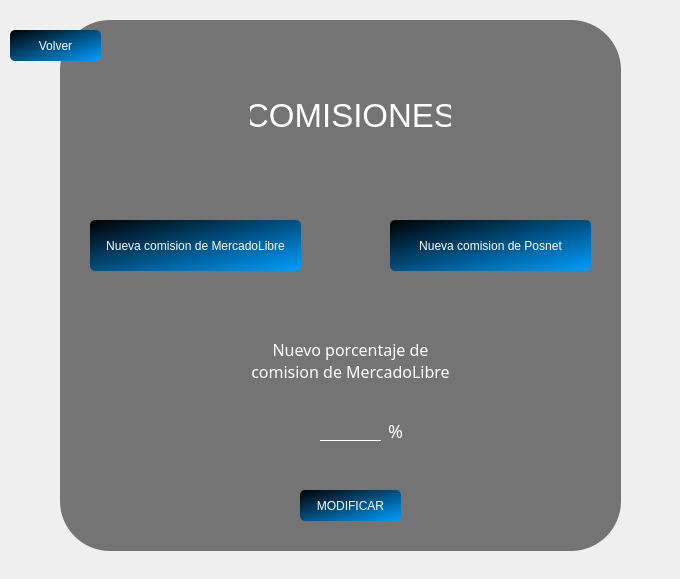
<?xml version="1.0" encoding="UTF-8"?>
<ui version="4.0">
 <class>ModificarComisiones</class>
 <widget class="QWidget" name="ModificarComisiones">
  <property name="geometry">
   <rect>
    <x>0</x>
    <y>0</y>
    <width>680</width>
    <height>579</height>
   </rect>
  </property>
  <property name="minimumSize">
   <size>
    <width>680</width>
    <height>579</height>
   </size>
  </property>
  <property name="maximumSize">
   <size>
    <width>680</width>
    <height>579</height>
   </size>
  </property>
  <property name="windowTitle">
   <string>Form</string>
  </property>
  <property name="styleSheet">
   <string notr="true"/>
  </property>
  <widget class="QWidget" name="widget" native="true">
   <property name="geometry">
    <rect>
     <x>0</x>
     <y>0</y>
     <width>680</width>
     <height>579</height>
    </rect>
   </property>
   <property name="minimumSize">
    <size>
     <width>680</width>
     <height>579</height>
    </size>
   </property>
   <property name="maximumSize">
    <size>
     <width>680</width>
     <height>579</height>
    </size>
   </property>
   <property name="styleSheet">
    <string notr="true">QLabel{
font: 57 12pt &quot;Yu Gothic Medium&quot;;
color: #fff;
background: none;
}
QWidget#widget{
	background-image: url(:/ganancias/ganancias-background.png);
}
QRadioButton{
background: none;
color: white;
}
QPushButton{
background-color: qlineargradient(spread:pad, x1:0, y1:0, x2:1, y2:1, stop:0 rgba(0, 0, 0, 255), stop:1 rgba(0, 158, 255, 255));
color:#fff;
font: 57 10pt &quot;Yu Gothic Medium&quot;;
border-radius: 5px;
}
QPushButton:hover{
	background-color: qlineargradient(spread:pad, x1:0, y1:0, x2:1, y2:1, stop:0 rgba(196, 196, 196, 255), stop:1 rgba(0, 158, 255, 255));
}
QPushButton:pressed{
padding-top:10px;
padding-left:10px;
}
QLineEdit{
background:transparent;
border:none;
border-bottom: 1px solid #fff;
color:#fff;
}</string>
   </property>
   <widget class="QLabel" name="fondo">
    <property name="geometry">
     <rect>
      <x>0</x>
      <y>0</y>
      <width>680</width>
      <height>579</height>
     </rect>
    </property>
    <property name="minimumSize">
     <size>
      <width>680</width>
      <height>579</height>
     </size>
    </property>
    <property name="maximumSize">
     <size>
      <width>680</width>
      <height>579</height>
     </size>
    </property>
    <property name="font">
     <font>
      <family>Yu Gothic Medium</family>
      <pointsize>12</pointsize>
      <weight>7</weight>
      <italic>false</italic>
      <bold>false</bold>
     </font>
    </property>
    <property name="layoutDirection">
     <enum>Qt::LeftToRight</enum>
    </property>
    <property name="styleSheet">
     <string notr="true">background-image: url(:/ganancias/ganancias-background.png);</string>
    </property>
    <property name="text">
     <string/>
    </property>
    <property name="alignment">
     <set>Qt::AlignCenter</set>
    </property>
   </widget>
   <widget class="QLabel" name="fondo2">
    <property name="geometry">
     <rect>
      <x>60</x>
      <y>20</y>
      <width>561</width>
      <height>531</height>
     </rect>
    </property>
    <property name="font">
     <font>
      <family>Yu Gothic Medium</family>
      <pointsize>12</pointsize>
      <weight>7</weight>
      <italic>false</italic>
      <bold>false</bold>
     </font>
    </property>
    <property name="layoutDirection">
     <enum>Qt::LeftToRight</enum>
    </property>
    <property name="styleSheet">
     <string notr="true">border-radius: 50px;
background-color: qlineargradient(spread:pad, x1:0, y1:0, x2:1, y2:0, stop:1 rgba(45, 45, 45, 162));</string>
    </property>
    <property name="text">
     <string/>
    </property>
    <property name="alignment">
     <set>Qt::AlignCenter</set>
    </property>
   </widget>
   <widget class="QLabel" name="label_16">
    <property name="geometry">
     <rect>
      <x>250</x>
      <y>100</y>
      <width>201</width>
      <height>31</height>
     </rect>
    </property>
    <property name="font">
     <font>
      <family>MS Shell Dlg 2</family>
      <pointsize>25</pointsize>
      <weight>50</weight>
      <italic>false</italic>
      <bold>false</bold>
     </font>
    </property>
    <property name="layoutDirection">
     <enum>Qt::LeftToRight</enum>
    </property>
    <property name="styleSheet">
     <string notr="true">font: 25pt &quot;MS Shell Dlg 2&quot;;
color: #fff;
background: none;</string>
    </property>
    <property name="text">
     <string>COMISIONES</string>
    </property>
    <property name="alignment">
     <set>Qt::AlignCenter</set>
    </property>
   </widget>
   <widget class="QPushButton" name="boton_volver">
    <property name="geometry">
     <rect>
      <x>10</x>
      <y>30</y>
      <width>91</width>
      <height>31</height>
     </rect>
    </property>
    <property name="cursor">
     <cursorShape>PointingHandCursor</cursorShape>
    </property>
    <property name="styleSheet">
     <string notr="true"/>
    </property>
    <property name="text">
     <string>Volver</string>
    </property>
   </widget>
   <widget class="QPushButton" name="boton_modificar_comision_mercadolibre">
    <property name="geometry">
     <rect>
      <x>90</x>
      <y>220</y>
      <width>211</width>
      <height>51</height>
     </rect>
    </property>
    <property name="cursor">
     <cursorShape>PointingHandCursor</cursorShape>
    </property>
    <property name="styleSheet">
     <string notr="true"/>
    </property>
    <property name="text">
     <string>Nueva comision de MercadoLibre</string>
    </property>
   </widget>
   <widget class="QPushButton" name="boton_modificar_comision_posnet">
    <property name="geometry">
     <rect>
      <x>390</x>
      <y>220</y>
      <width>201</width>
      <height>51</height>
     </rect>
    </property>
    <property name="cursor">
     <cursorShape>PointingHandCursor</cursorShape>
    </property>
    <property name="styleSheet">
     <string notr="true"/>
    </property>
    <property name="text">
     <string>Nueva comision de Posnet</string>
    </property>
   </widget>
   <widget class="QWidget" name="widget_modificar_comision" native="true">
    <property name="geometry">
     <rect>
      <x>170</x>
      <y>320</y>
      <width>371</width>
      <height>211</height>
     </rect>
    </property>
    <widget class="QLabel" name="label_ingrese_porcentaje">
     <property name="geometry">
      <rect>
       <x>70</x>
       <y>20</y>
       <width>221</width>
       <height>41</height>
      </rect>
     </property>
     <property name="font">
      <font>
       <family>Yu Gothic Medium</family>
       <pointsize>12</pointsize>
       <weight>7</weight>
       <italic>false</italic>
       <bold>false</bold>
      </font>
     </property>
     <property name="layoutDirection">
      <enum>Qt::LeftToRight</enum>
     </property>
     <property name="styleSheet">
      <string notr="true"/>
     </property>
     <property name="text">
      <string>Nuevo porcentaje de comision de MercadoLibre</string>
     </property>
     <property name="alignment">
      <set>Qt::AlignCenter</set>
     </property>
     <property name="wordWrap">
      <bool>true</bool>
     </property>
    </widget>
    <widget class="QLabel" name="label_fecha_final">
     <property name="geometry">
      <rect>
       <x>210</x>
       <y>100</y>
       <width>31</width>
       <height>21</height>
      </rect>
     </property>
     <property name="font">
      <font>
       <family>Yu Gothic Medium</family>
       <pointsize>-1</pointsize>
       <weight>7</weight>
       <italic>false</italic>
       <bold>false</bold>
      </font>
     </property>
     <property name="layoutDirection">
      <enum>Qt::LeftToRight</enum>
     </property>
     <property name="styleSheet">
      <string notr="true">font-size:18px;</string>
     </property>
     <property name="text">
      <string>%</string>
     </property>
     <property name="alignment">
      <set>Qt::AlignCenter</set>
     </property>
    </widget>
    <widget class="QLineEdit" name="input_porcentaje_comision">
     <property name="geometry">
      <rect>
       <x>150</x>
       <y>90</y>
       <width>61</width>
       <height>31</height>
      </rect>
     </property>
     <property name="font">
      <font>
       <family>MS Shell Dlg 2</family>
       <pointsize>11</pointsize>
       <weight>50</weight>
       <italic>false</italic>
       <bold>false</bold>
      </font>
     </property>
     <property name="styleSheet">
      <string notr="true"/>
     </property>
     <property name="alignment">
      <set>Qt::AlignCenter</set>
     </property>
    </widget>
    <widget class="QPushButton" name="boton_modificar_comision">
     <property name="geometry">
      <rect>
       <x>130</x>
       <y>170</y>
       <width>101</width>
       <height>31</height>
      </rect>
     </property>
     <property name="cursor">
      <cursorShape>PointingHandCursor</cursorShape>
     </property>
     <property name="styleSheet">
      <string notr="true"/>
     </property>
     <property name="text">
      <string>MODIFICAR</string>
     </property>
    </widget>
    <widget class="QLabel" name="label_porcentaje_no_valido">
     <property name="geometry">
      <rect>
       <x>10</x>
       <y>80</y>
       <width>131</width>
       <height>51</height>
      </rect>
     </property>
     <property name="font">
      <font>
       <family>Yu Gothic Medium</family>
       <pointsize>12</pointsize>
       <weight>7</weight>
       <italic>false</italic>
       <bold>false</bold>
      </font>
     </property>
     <property name="layoutDirection">
      <enum>Qt::LeftToRight</enum>
     </property>
     <property name="styleSheet">
      <string notr="true">color:#f00;</string>
     </property>
     <property name="text">
      <string/>
     </property>
     <property name="alignment">
      <set>Qt::AlignCenter</set>
     </property>
     <property name="wordWrap">
      <bool>true</bool>
     </property>
    </widget>
   </widget>
  </widget>
 </widget>
 <resources>
  <include location="imagenes/imagenes.qrc"/>
 </resources>
 <connections/>
</ui>
